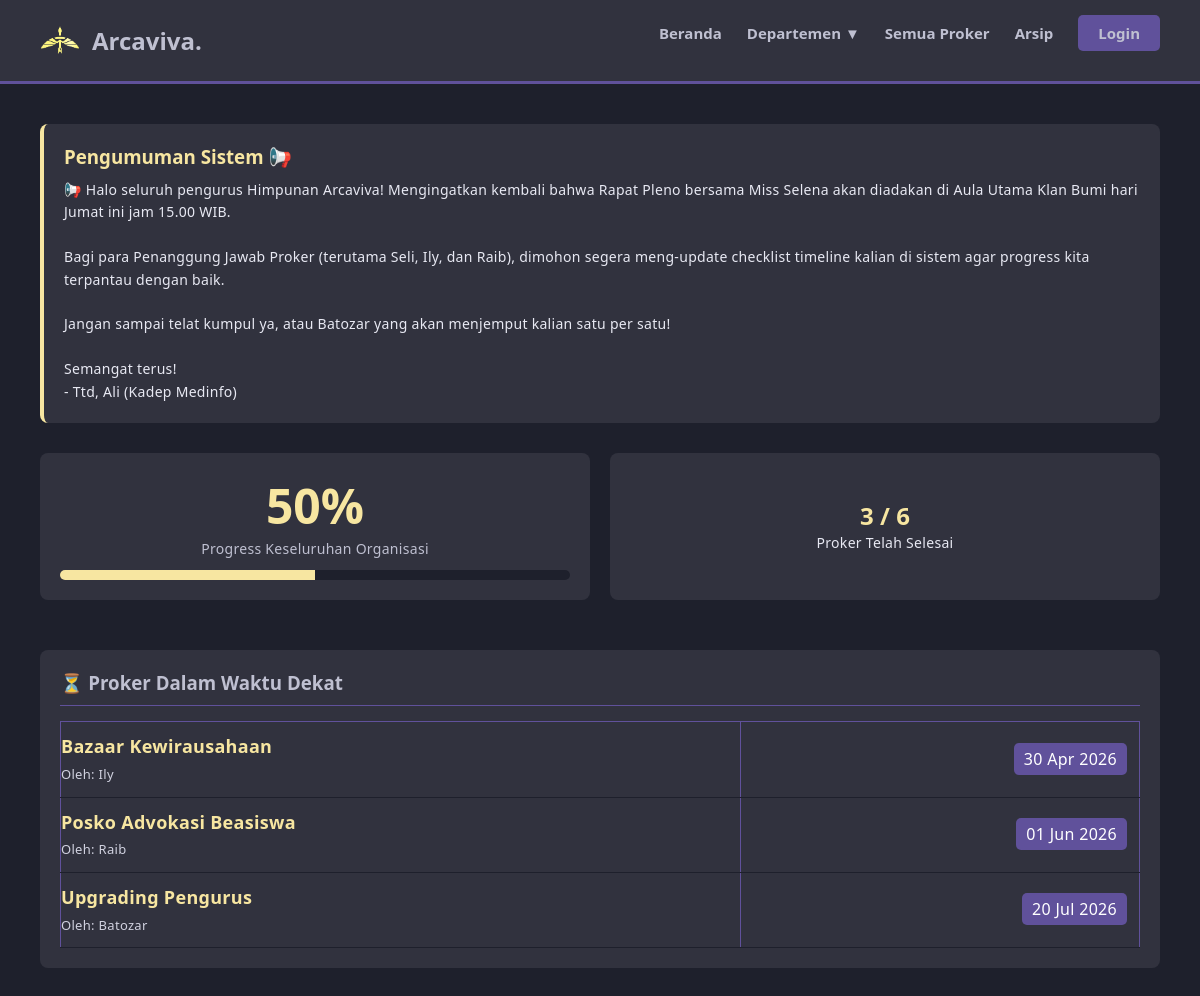
Page /pages/home.php on the committed database.
### tables this page shows
CREATE TABLE `pengumuman` (
  `id` int(11) NOT NULL,
  `isi_pengumuman` text DEFAULT NULL,
  `terakhir_diubah` timestamp NOT NULL DEFAULT current_timestamp() ON UPDATE current_timestamp()
);

CREATE TABLE `proker` (
  `id_proker` int(11) NOT NULL,
  `id_dept` int(11) DEFAULT NULL,
  `nama_proker` varchar(100) DEFAULT NULL,
  `pj_proker` varchar(100) DEFAULT NULL,
  `deskripsi` text DEFAULT NULL,
  `tgl_pelaksanaan` date DEFAULT NULL,
  `status` enum('Belum Mulai','Sedang Berjalan','Selesai') DEFAULT NULL,
  `created` timestamp NOT NULL DEFAULT current_timestamp()
);

### config/functions.php (called while the page is built, shortened)
<?php
require 'database.php';
function query($query) {
    global $conn;
    $result = mysqli_query($conn, $query);
    $rows = [];
    while ($row = mysqli_fetch_assoc($result)) {
        $rows[] = $row;
    }
    return $rows;
}
function format_tanggal($tanggal) {
    $bulan = array (
        1 =>   'Januari', 'Februari', 'Maret', 'April', 'Mei', 'Juni', 'Juli', 'Agustus', 'September', 'Oktober', 'November', 'Desember'
    );
    $pecahkan = explode('-', $tanggal);
    return $pecahkan[2] . ' ' . $bulan[ (int)$pecahkan[1] ] . ' ' . $pecahkan[0];
}
?>

### pages/home.php (the view, shortened to what this page needs)
<?php
require '../config/functions.php';
$total_proker = count(query("SELECT * FROM proker"));
$proker_selesai = count(query("SELECT * FROM proker WHERE status = 'Selesai'"));
$persentase = ($total_proker > 0) ? round(($proker_selesai / $total_proker) * 100) : 0;
$data_pengumuman = query("SELECT * FROM pengumuman LIMIT 1")[0];
$proker_dekat = query("SELECT * FROM proker WHERE status != 'Selesai' ORDER BY tgl_pelaksanaan ASC LIMIT 3");
?>
<!DOCTYPE html>
<html lang="id">
<head>
    <link rel="stylesheet" href="../assets/css/style.css">
</head>
<body>
    <nav class="navbar">
        <div class="logo-container">
            <img src="../assets/images/logofix_lagi.png" alt="Logo" class="logo-img">
            <h2>Arcaviva.</h2>
        </div>
        <ul class="nav-links">
            <li><a href="home.php">Beranda</a></li>
            <li class="dropdown">
                <a href="#">Departemen ▼</a>
            </li>
            <li><a href="proker.php">Semua Proker</a></li>
            <li><a href="arsip.php">Arsip</a></li>
            <?php if(!isset($_SESSION['login'])) { ?>
                <li><a href="../admin/login.php" class="btn">Login</a></li>
            <?php } else { ?>
                <li><a href="../admin/dashboard.php" class="btn">Panel Admin</a></li>
            <?php } ?>
        </ul>
    </nav>
    <div class="container">
        <div class="card" style="border-left: 4px solid #f7e6a1; margin-bottom: 30px;">
            <h3 style="color: #f7e6a1; margin-bottom: 10px;">Pengumuman Sistem 📢</h3>
            <p><?= nl2br($data_pengumuman['isi_pengumuman']); ?></p>
        </div>
        <div style="display: flex; gap: 20px; margin-bottom: 30px;">
            <div class="card" style="flex: 1; text-align: center;">
                <h1 style="font-size: 48px; color: #f7e6a1;"><?= $persentase; ?>%</h1>
                <p style="color: #bfc0d1;">Progress Keseluruhan Organisasi</p>
                <div style="background-color: #1e202c; border-radius: 10px; height: 10px; width: 100%; margin-top: 10px; overflow: hidden;">
                    <div style="background-color: #f7e6a1; height: 100%; width: <?= $persentase; ?>%;"></div>
                </div>
            </div>
            <div class="card" style="flex: 1; display: flex; flex-direction: column; justify-content: center; align-items: center;">
                <h2 style="color: #f7e6a1;"><?= $proker_selesai; ?> / <?= $total_proker; ?></h2>
                <p>Proker Telah Selesai</p>
            </div>
        </div>
        <div class="card">
            <h3 style="color: #bfc0d1; margin-bottom: 15px; border-bottom: 1px solid #60519b; padding-bottom: 10px;">⏳ Proker Dalam Waktu Dekat</h3>
            <?php if(empty($proker_dekat)) { ?>
                <p>Belum ada jadwal proker terdekat.</p>
            <?php } else { ?>
                <table style="width: 100%; text-align: left;">
                    <?php foreach($proker_dekat as $pd) { ?>
                        <tr>
                            <td style="padding: 10px 0; border-bottom: 1px solid #1e202c;">
                                <strong style="color: #f7e6a1; font-size: 18px;"><?= $pd['nama_proker']; ?></strong><br>
                                <small>Oleh: <?= $pd['pj_proker']; ?></small>
                            </td>
                            <td style="text-align: right; border-bottom: 1px solid #1e202c;">
                                <span style="background-color: #60519b; padding: 5px 10px; border-radius: 5px; color: #fff;">
                                    <?= date('d M Y', strtotime(format_tanggal($pd['tgl_pelaksanaan']))); ?>
                                </span>
                            </td>
                        </tr>
                    <?php } ?>
                </table>
            <?php } ?>
        </div>
    </div>
</body>
</html>

### assets/css/style.css (style rules this page uses)
* { margin: 0; padding: 0; box-sizing: border-box; font-family: 'Segoe UI', Tahoma, sans-serif; }
body { background-color: #1e202c; color: #bfc0d1; }
.navbar { background-color: #31323e; padding: 15px 40px; display: flex; justify-content: space-between; align-items: center; border-bottom: 3px solid #60519b; }
.nav-links { list-style: none; display: flex; align-items: center; gap: 25px; margin: 0; }
.nav-links li { position: relative; padding-bottom: 15px; }
.nav-links a { color: #bfc0d1; text-decoration: none; font-weight: 600; font-size: 15px; transition: all 0.3s ease; }
.container { padding: 40px; }
.card { background-color: #31323e; padding: 20px; border-radius: 8px; margin-bottom: 20px; }
.btn { background-color: #60519b; color: #bfc0d1; border: none; padding: 8px 15px; border-radius: 5px; cursor: pointer; text-decoration: none; }
table { width: 100%; border-collapse: collapse; margin-top: 15px; }
th, td { padding: 12px; border: 1px solid #60519b; text-align: left; }
.nav-links a.btn { padding: 8px 20px; border-radius: 5px; display: inline-block; }
.logo-container { display: flex; align-items: center; gap: 12px; text-decoration: none; color: inherit; }
.logo-img { width: 40px; height: 40px; object-fit: contain; border-radius: 50%; }
p, small, label, td, span { color: #e8e9f3; line-height: 1.6; letter-spacing: 0.3px; }
p { font-size: 14px; }
small, .nav-links span { font-size: 13px; color: #d1d2e0; }

### rows in the picture
pengumuman: isi_pengumuman "📢 Halo seluruh pengurus Himpunan Arcaviva! Mengingatkan kembali bahwa Rapat Pleno bersama Miss Selena akan diadakan di Aula Utama Klan Bumi hari Jumat ini jam 15.00 WIB. Bagi para Penanggung Jawab Proker (terutama Seli, Ily, dan Raib), dimohon segera meng-update checklist timeline kalian di sistem agar progress kita terpantau dengan baik. Jangan sampai telat kumpul ya, atau Batozar yang akan menjemput kalian satu per satu! Semangat terus! - Ttd, Ali (Kadep Medinfo)"
proker: nama_proker "Bazaar Kewirausahaan", pj_proker "Ily", tgl_pelaksanaan "30 Apr 2026"
proker: nama_proker "Posko Advokasi Beasiswa", pj_proker "Raib", tgl_pelaksanaan "01 Jun 2026"
proker: nama_proker "Upgrading Pengurus", pj_proker "Batozar", tgl_pelaksanaan "20 Jul 2026"

### other values in the picture
$persentase "50"
$proker_selesai "3"
$total_proker "6"
